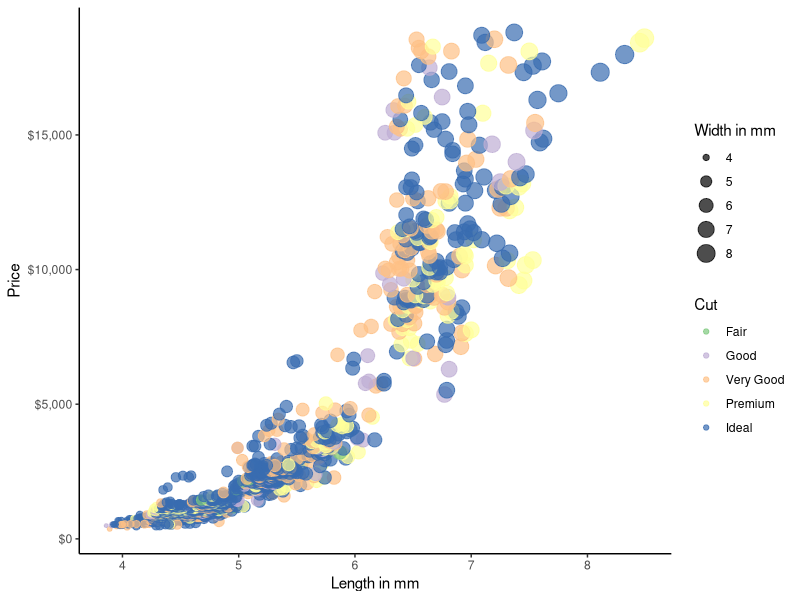

Write the R code that produced this figure.
## ---- chunk 1
#| warning: false
#| message: false 
library(ggplot2)
library(dplyr)
library(scales)
## ---- chunk 2
diamonds |>
    filter(clarity =="IF") |>
ggplot() +
    geom_point(aes(x=x, y=price, size=y, color=cut), alpha = 0.7) +
    xlab("Length in mm") +
    ylab("Price") + 
    scale_y_continuous(labels = scales::dollar_format()) +
    scale_size(name = "Width in mm") +
    scale_color_brewer(name = "Cut", palette = "Accent") +
    theme_classic()
